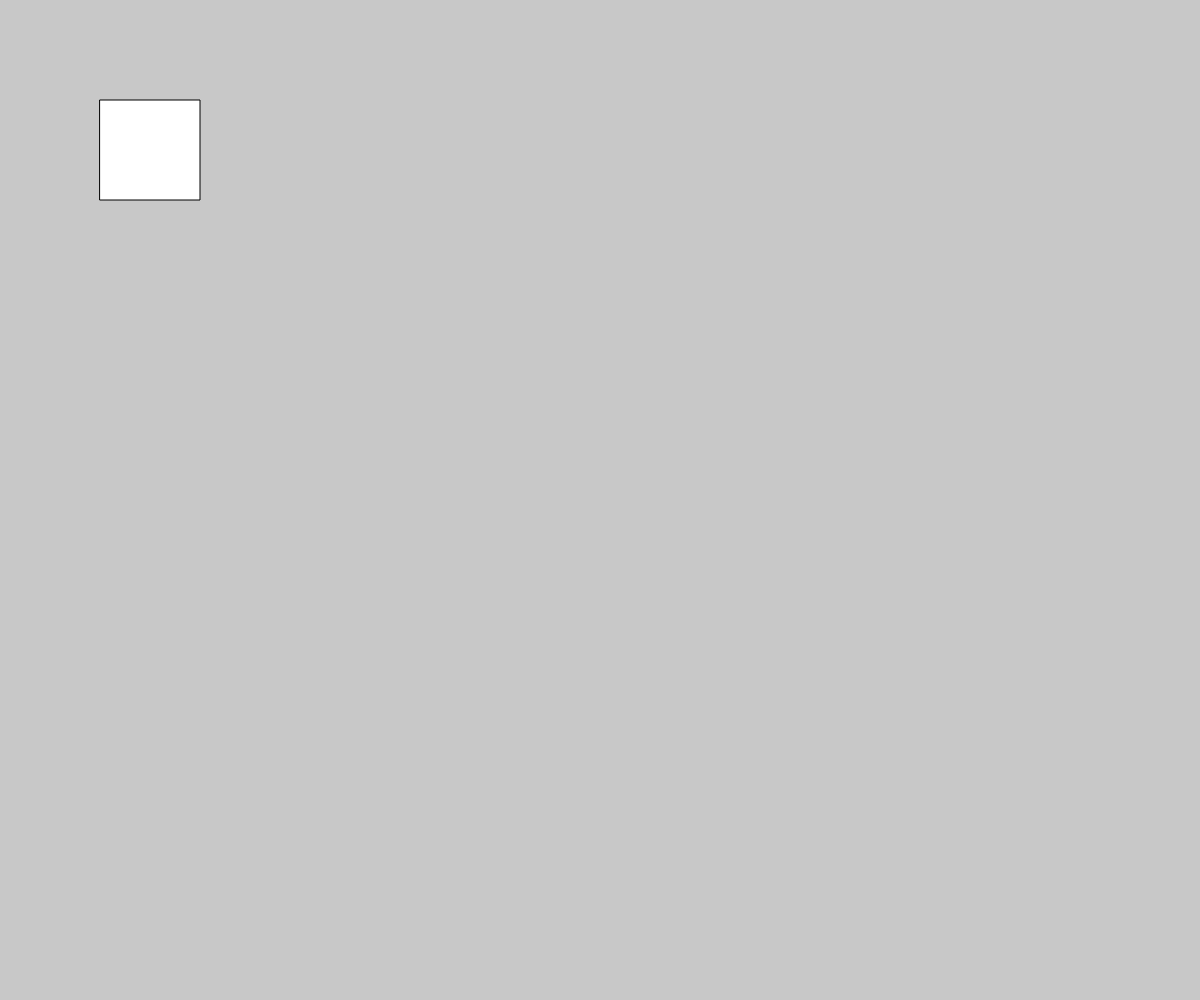
Frame 1 (no input)
Frame 60 (no input): identical to frame 1, image omitted
Frame 120 (the mouse pressed at the canvas centre since frame 60): identical to frame 1, image omitted

The p5.js sketch that drew this single still picture (run headless with seeded random() and noise() and a simulated clock; from frame 60 on, the mouse is pressed at the canvas centre):

// p5.js sketch
// ── sketch.js
var playernum;
var playername;
function preload() {

}

function setup() {
    playernum = new Player("UntitledLoser2010");
    createCanvas(windowWidth, windowHeight);
    playername = document.getElementById("playername");
}

function draw() {
    background(200);
    playernum.draw();
    createP(playername);
}

var Player = function(name) {
    this.name = name

    this.draw = function() {
        square(100, 100, 100);
    }

    return this;
}
